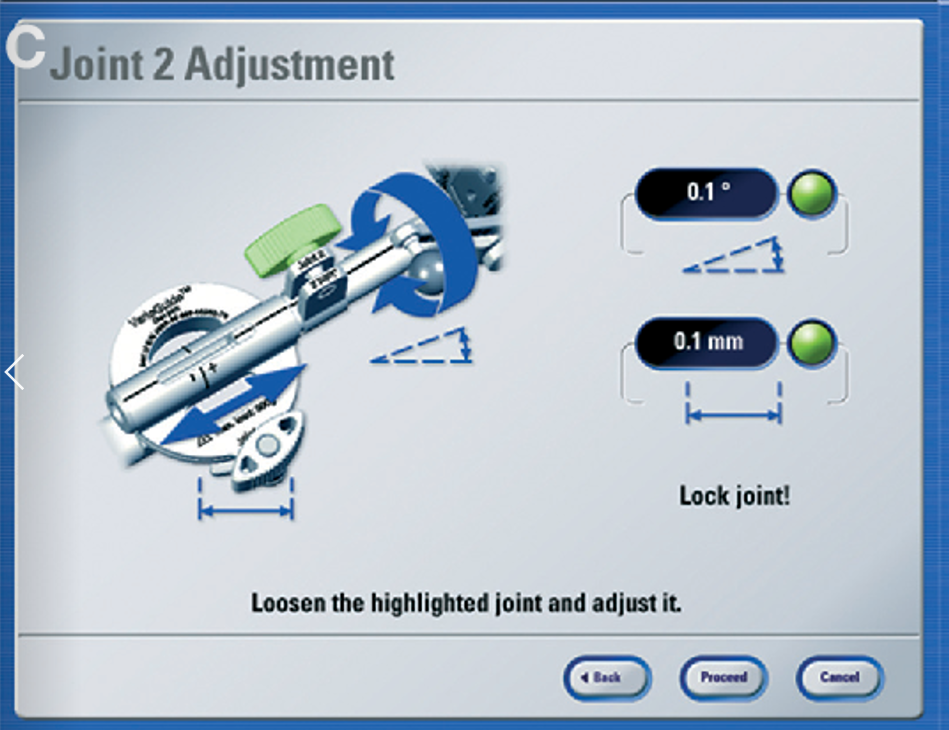
#> input picture Prototipos/Pruebas Canny/c1.PNG, 949 x 730 px, found by its file name
$ python prueba_canny.py
#> lines starting #> are read from the running program, lines starting #| are printed output that depends on the picture
#UVG
#Santiago Galicia

#importe de librerias
import cv2
import numpy as np
from matplotlib import pyplot as plt

#Obtencion de imagen
img = cv2.imread("c1.png",0)
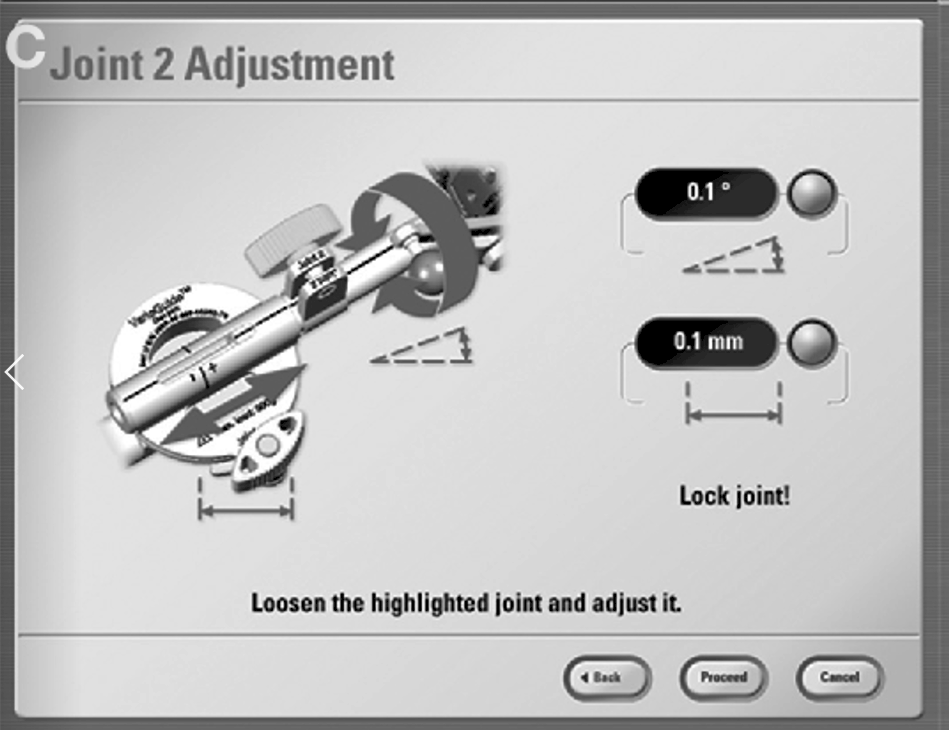
#> img: shape (730, 949); min 0, max 255, mean 191.9
#Conversion de BGR a RGB para pasarlo a pyplot utilizando color  esto reduce calidad
#img = cv2.cvtColor(img, cv2.COLOR_BGR2RGB)
#Deteccion de bordes Canny
canny= cv2.Canny(img,100,200)
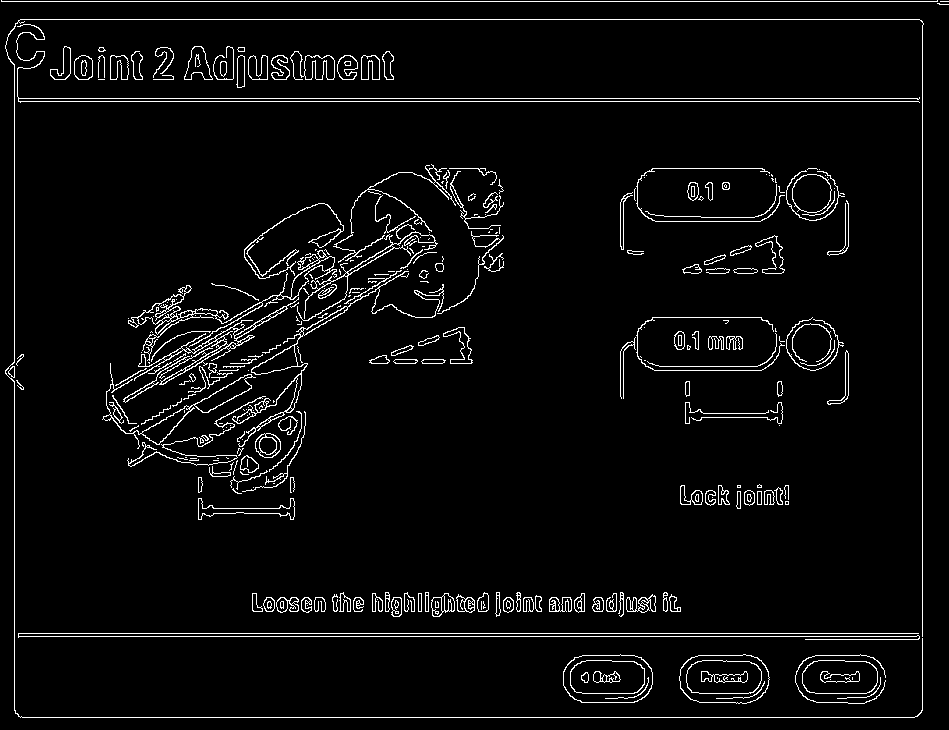
#> canny: shape (730, 949); 4.2% white in thin lines or dots
#Configuracion de salida de imagen
titles = ['imagen','Canny']
images = [img, canny]
#Array de imagen
for i in range(2):
    plt.subplot(1, 2, i+1), plt.imshow(images[i], 'gray')
    plt.title(titles[i])
    plt.xticks([]),plt.yticks([])

plt.show()
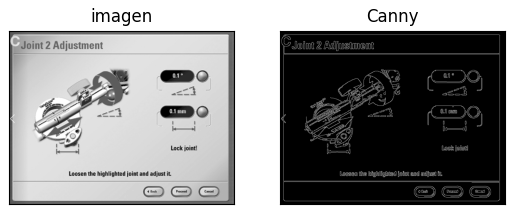
#> figure drawn by matplotlib, 2 panels

$ run again, with Prototipos/Pruebas Canny/b1.PNG copied over Prototipos/Pruebas Canny/c1.PNG
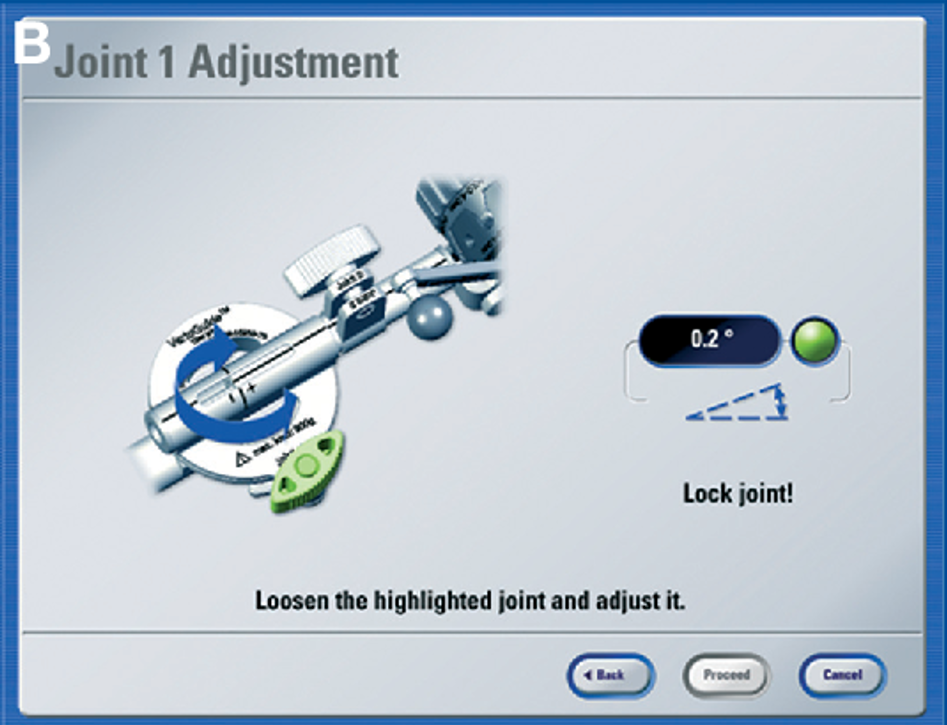
#> input picture Prototipos/Pruebas Canny/b1.PNG, 947 x 725 px, found by its file name
#> `canny= cv2.Canny(img,100,200)`:
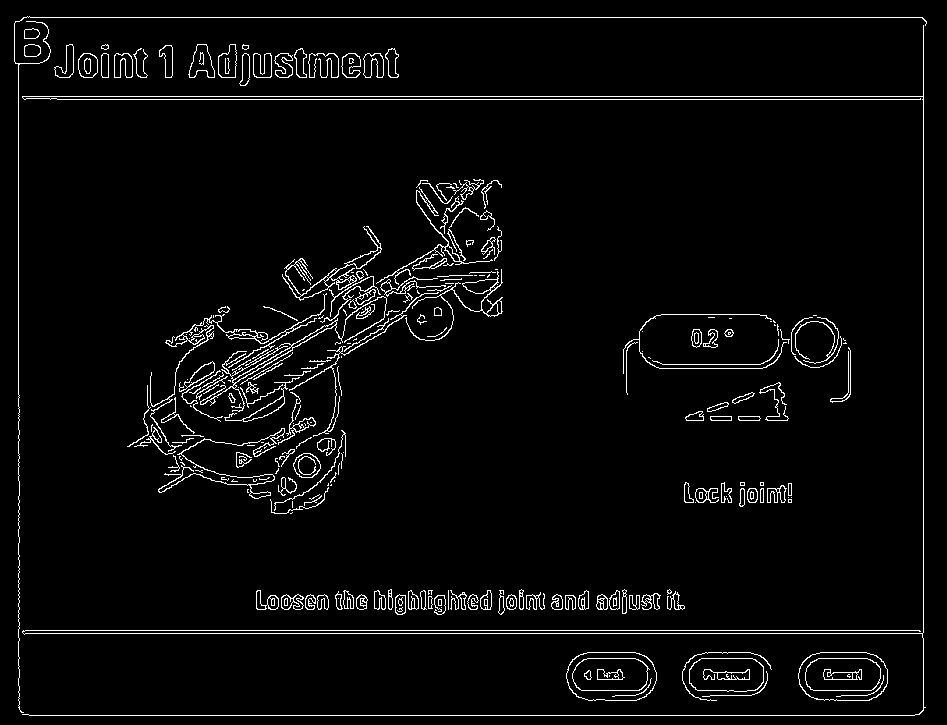
#> canny: shape (725, 947); 3.6% white in thin lines or dots
#> `plt.show()`:
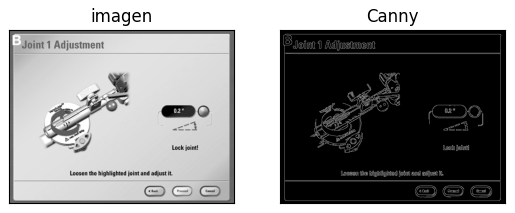
#> figure drawn by matplotlib, 2 panels

$ run again, with Prototipos/Pruebas Canny/d1.PNG copied over Prototipos/Pruebas Canny/c1.PNG
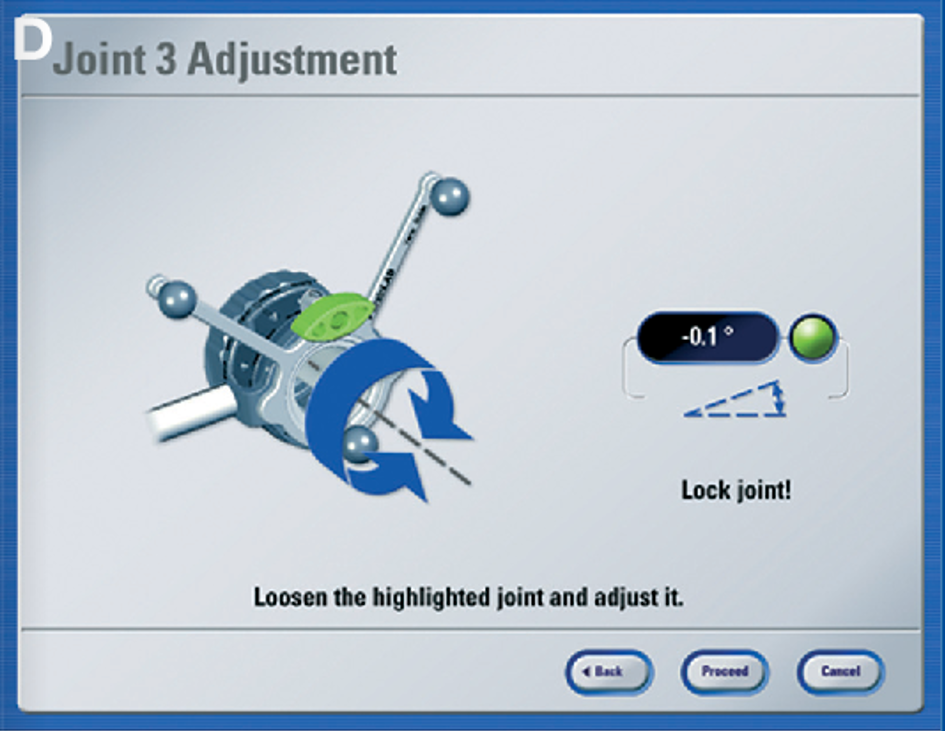
#> input picture Prototipos/Pruebas Canny/d1.PNG, 945 x 731 px, found by its file name
#> `canny= cv2.Canny(img,100,200)`:
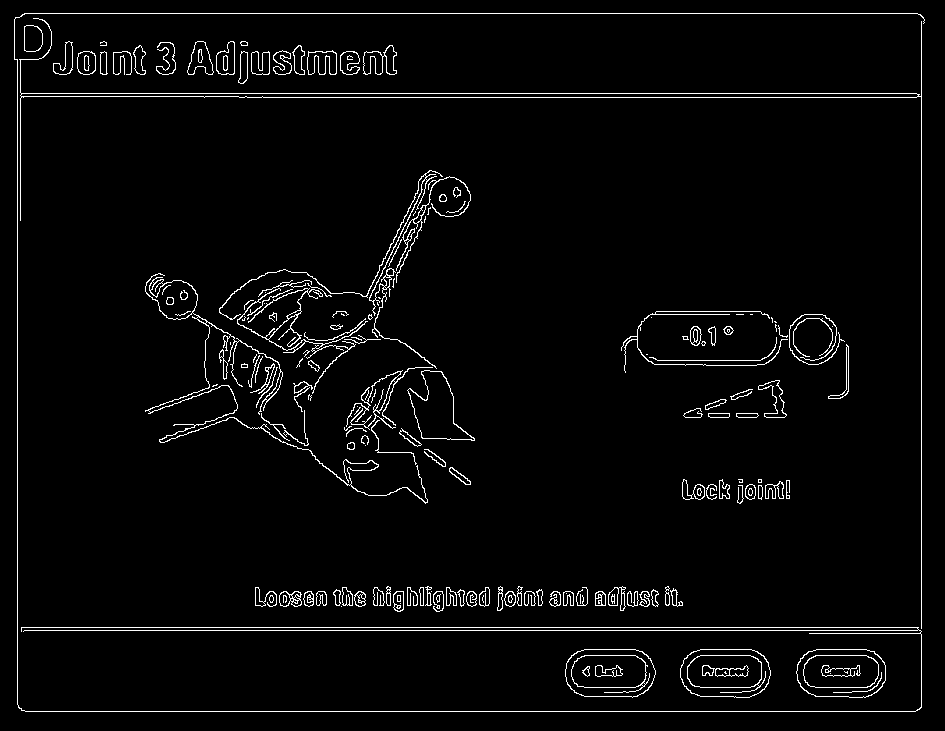
#> canny: shape (731, 945); 3.2% white in thin lines or dots
#> `plt.show()`:
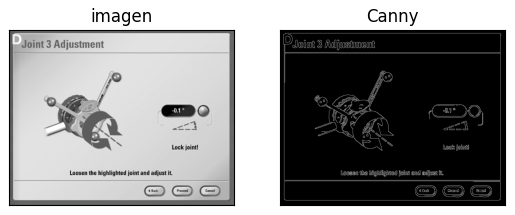
#> figure drawn by matplotlib, 2 panels
